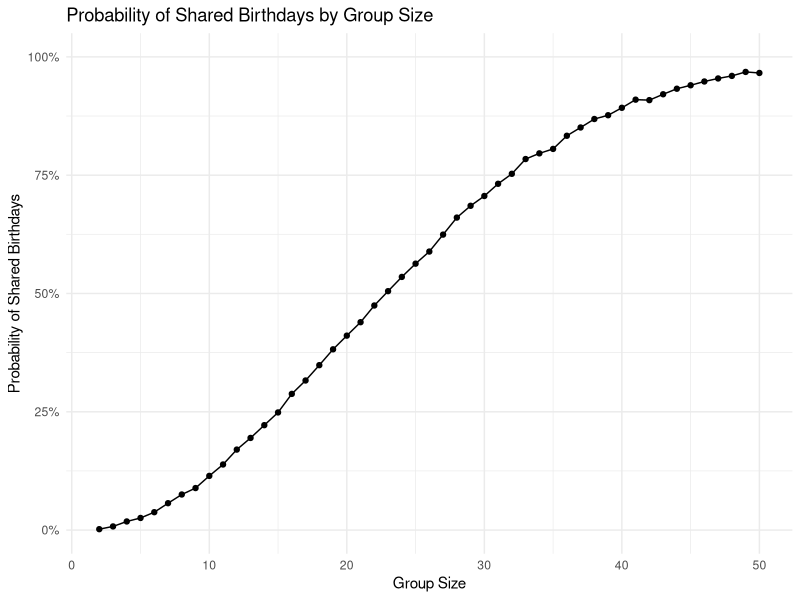

Reproduce this figure in R.
## ---- chunk 1
library(tidyverse)
library(broom)

knitr::opts_chunk$set(
  fig.width = 8,
  fig.asp = .6,
  out.width = "90%",
  message = FALSE,
  warning = FALSE
)

theme_set(
  theme_minimal() +
    theme(legend.position = "bottom")
)

set.seed(4657)
## ---- chunk 2
birthday_repeated = function(n) {

  birthdays = sample(
    1:365,
    size = n,
    replace = TRUE
  )

  repeated = length(unique(birthdays)) < n

  return(repeated)
}
## ---- chunk 3
birthday_results_df =
  expand_grid(
    group_size = 2:50,
    iter = 1:10000
  ) |>
  mutate(
    repeated = map_lgl(group_size, birthday_repeated)
  )

birthday_prob_df =
  birthday_results_df |>
  group_by(group_size) |>
  summarize(
    prob_repeat = mean(repeated),
    .groups = "drop"
  )

birthday_prob_df
## ---- chunk 4
birthday_prob_df |>
  ggplot(aes(x = group_size, y = prob_repeat)) +
  geom_point() +
  geom_line() +
  labs(
    title = "Probability of Shared Birthdays by Group Size",
    x = "Group Size",
    y = "Probability of Shared Birthdays"
  ) +
  scale_y_continuous(
    limits = c(0, 1),
    labels = scales::percent
  )
